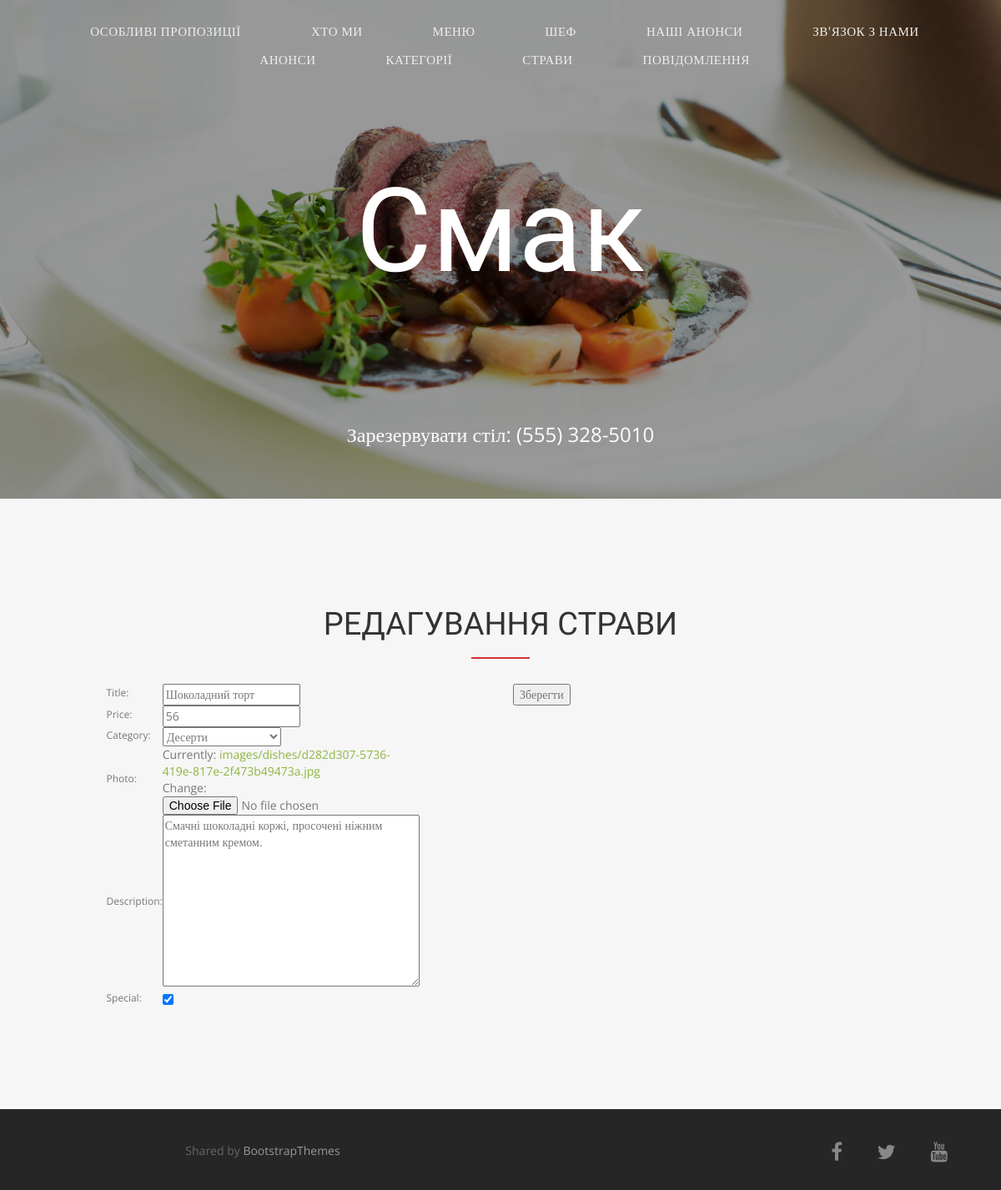
The app's page /dish/dishes/update/13/ (signed in), older data.
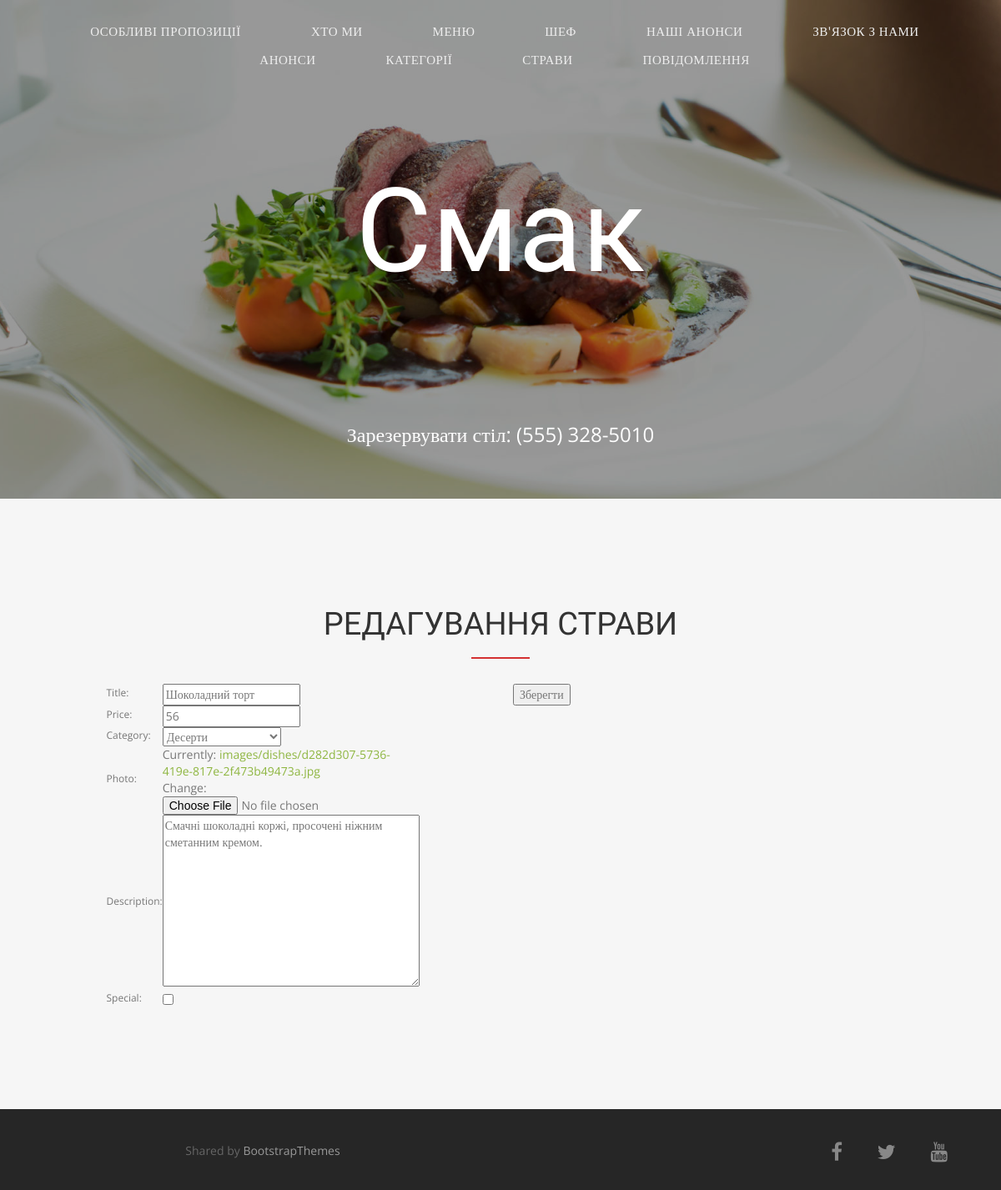
The same page, newer data.
### menu/models.py (models this page shows, shortened)
class Dish(models.Model):
    def get_file_name_dishes(self, filename):
        ext = filename.split('.')[-1]
        filename = f'{uuid4()}.{ext}'
        return path.join('images/dishes/', filename)
    title = models.CharField(max_length=25, unique=True)
    price = models.IntegerField()
    category = models.ForeignKey(Category, on_delete=models.CASCADE)
    photo = models.ImageField(upload_to=get_file_name_dishes)
    description = models.CharField(max_length=300)
    special = models.BooleanField(default=False)

class Category(models.Model):
    title = models.CharField(max_length=20, unique=True)
    category_order = models.IntegerField()
    is_visible = models.BooleanField(default=True)
    def __str__(self):
        return self.title

### menu/views.py (the view)
# urls.py: path('dishes/update/<int:pk>/', DishUpdateView.as_view(), name='dishes_update'),
class DishUpdateView(LoginRequiredMixin, GroupRequiredMixin, SuccessMessageMixin, UpdateView):
    login_url = reverse_lazy('login')
    group_required = ['manager', 'admin']
    model = Dish
    form_class = DishForm
    template_name = 'dish_update.html'
    success_url = reverse_lazy('menu:dishes')
    success_message = 'Страва успішно відкоригована!'

### menu/forms.py
class DishForm(forms.ModelForm):
    title = forms.CharField(max_length=25, widget=forms.TextInput(
        attrs={'placeholder': 'Назва блюда', 'required': 'required'}))
    price = forms.IntegerField(widget=forms.TextInput(
        attrs={'placeholder': 'Ціна', 'required': 'required'}))
    category = forms.ModelChoiceField(queryset=Category.objects, required=True)
    photo = forms.ImageField(widget=forms.ClearableFileInput())
    description = forms.CharField(max_length=300, widget=forms.Textarea(attrs={'placeholder': 'Опис блюда'}))
    special = forms.BooleanField(required=False, widget=forms.CheckboxInput(
        attrs={'placeholder': 'Спеціальні пропозиції'}))
    class Meta():
        model = Dish
        fields = ('title', 'price', 'category', 'photo', 'description', 'special')

### menu/templates/dish_update.html (shortened to what this page needs)
{% extends "base.html" %}
{% block content%}
<section id="dish_upd" style="padding-top: 120px;padding-right: 0;padding-left: 0;padding-bottom: 120px;background: #f6f6f6;">
    <div class="container">
        <div class="section-title text-center">
            <h2>Редагування страви</h2>
        </div>
        <form action="" method="post" enctype="multipart/form-data">
            <div class="row mx-auto">
                <div class='col-md-4 col-md-offset-1'>
                    <table>
                        {{form.as_table}}
                    </table>
                </div>
                <div class='col-md-4 col-md-offset-1'>
                    <input type="submit" value="Зберегти">
                </div>
            </div>
        </form>
    </div>
</section>
{% endblock%}

Row changes from the older to the newer data that the page shows:
changed Dish "Десерти": special "☑" → "☐"
